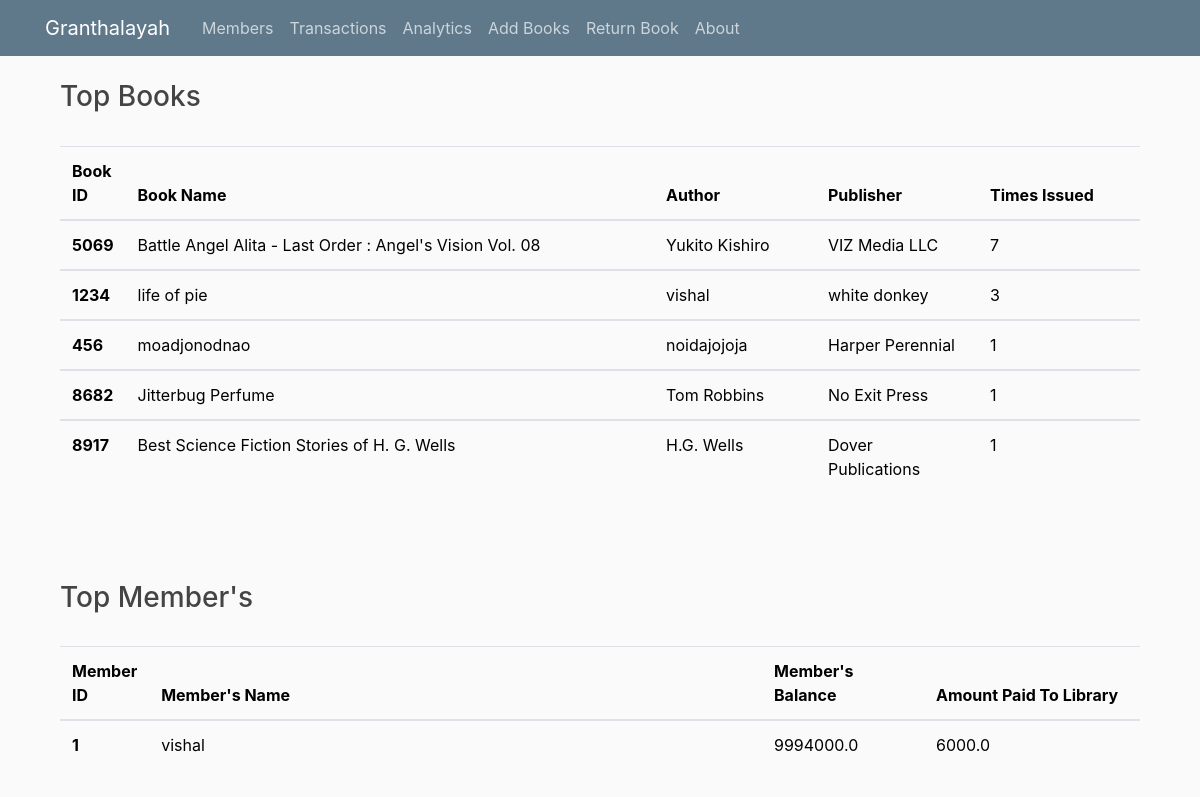
The app's page /analytics with its own data.
### atheneum/models.py (models this page shows)
class Books(db.Model):
    book_ID                 = db.Column(db.Integer , primary_key = True) # book_id
    book_title               = db.Column(db.String(150))   # book_title
    authors                 = db.Column(db.String(75))    # authors
    quantity                = db.Column(db.Integer , default = 1) # quantity
    borrower                = db.Column(db.Integer , default = -1)   # borrower
    isbn                    = db.Column(db.String(15))             # isbn
    isbn13                    = db.Column(db.String(15))             # isbn13
    times_issued            = db.Column(db.Integer , default = 0)  # times_issued
    publisher               = db.Column(db.String(75))    # publisher

class Members(db.Model):
    id_ = db.Column(db.Integer , primary_key = True)   # member_id
    member_name = db.Column(db.String(150))  # member_name
    balance_amount = db.Column(db.Float , default = 1000) # member_balance
    borrowed = db.Column(db.Boolean, default = False) # member_borrowed
    paid_for_borrowed_books = db.Column(db.Float , default = 0) # library_fees_given

### atheneum/requisite/routes.py (the view)
@requisite.route('/analytics')
def analytics():
    popular_books = Books.query.order_by(Books.times_issued.desc()).limit(5).all()
    top_spenders  = Members.query.order_by(Members.paid_for_borrowed_books.desc()).limit(5).all()
    return render_template('analytics.html', books = popular_books , people = top_spenders)

### atheneum/templates/analytics.html (shortened to what this page needs)
{% extends "layout.html" %}
{% block content %}
{% block body %}
<div style="width: 90%; margin-left: auto; margin-right: auto">
  <table class="table" style="color: black">
    <h3>Top Books</h3>
    <br />
    <thead>
      <tr>
        <th scope="col" style="width: 6%">Book ID</th>
        <th scope="col">Book Name</th>
        <th scope="col" style="width: 15%">Author</th>
        <th scope="col" style="width: 15%">Publisher</th>
        <th scope="col" style="width: 15%">Times Issued</th>
      </tr>
    </thead>
    {% for book in books %}
    {% if book.times_issued>=1 %}
    <tbody>
      <tr>
        <th scope="row">{{book.book_ID}}</th>
        <td>{{book.book_title}}</td>
        <td>{{book.authors}}</td>
        <td>{{book.publisher}}</td>
        <td>{{book.times_issued}}</td>
      </tr>
    </tbody>
    {% endif %}
    {% endfor %}
  </table>
  <br />
  <br />
  <br />
  <table class="table" style="color: black">
    <h3>Top Member's</h3>
    <br />
    <thead>
      <tr>
        <th scope="col" style="width: 6%">Member ID</th>
        <th scope="col">Member's Name</th>
        <th scope="col" style="width: 15%">Member's Balance</th>
        <th scope="col" style="width: 20%">Amount Paid To Library</th>
      </tr>
    </thead>
    {% for member in people %} {% if member.paid_for_borrowed_books>0 %}
    <tbody>
      <tr>
        <th scope="row">{{member.id_}}</th>
        <td>{{member.member_name}}</td>
        <td>{{member.balance_amount}}</td>
        <td>{{member.paid_for_borrowed_books}}</td>
      </tr>
    </tbody>
    {% endif %}
    {% endfor %}
  </table>
</div>
{% endblock body %}
{% endblock content %}

### atheneum/static/main.css (style rules this page uses)
body { background: #fafafa; color: #333333; margin-top: 5rem; }
h1, h2, h3, h4, h5, h6 { color: #444444; }

### records on screen
Books: book_ID "5069", book_title "Battle Angel Alita - Last Order : Angel's Vision Vol. 08", authors "Yukito Kishiro", publisher "VIZ Media LLC", times_issued "7"
Books: book_ID "1234", book_title "life of pie", authors "vishal", publisher "white donkey", times_issued "3"
Books: book_ID "456", book_title "moadjonodnao", authors "noidajojoja", publisher "Harper Perennial", times_issued "1"
Books: book_ID "8682", book_title "Jitterbug Perfume", authors "Tom Robbins", publisher "No Exit Press", times_issued "1"
Books: book_ID "8917", book_title "Best Science Fiction Stories of H. G. Wells", authors "H.G. Wells", publisher "Dover Publications", times_issued "1"
Members: id_ "1", member_name "vishal", balance_amount "9994000.0", paid_for_borrowed_books "6000.0"
